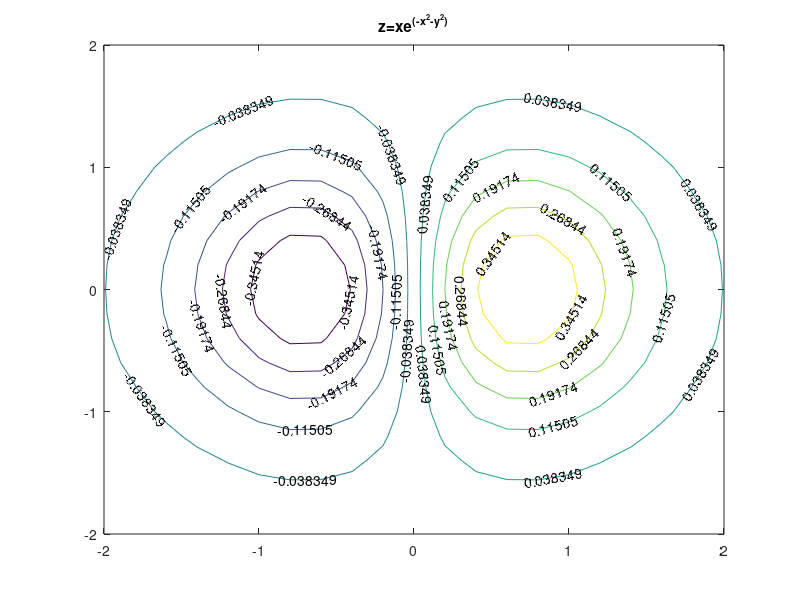

Source code (MATLAB):
f1=figure(1); clf reset
set(f1,'units','normalized','position',[0.3652 0.3008 0.6016 0.6016])

[X,Y]=meshgrid(-2:.2:2,-2:.2:2);
Z = X.*exp(-X.^2-Y.^2);
[c,h]=contour(X,Y,Z);
clabel(c,h)
title('z=xe^{(-x^2-y^2)}')
